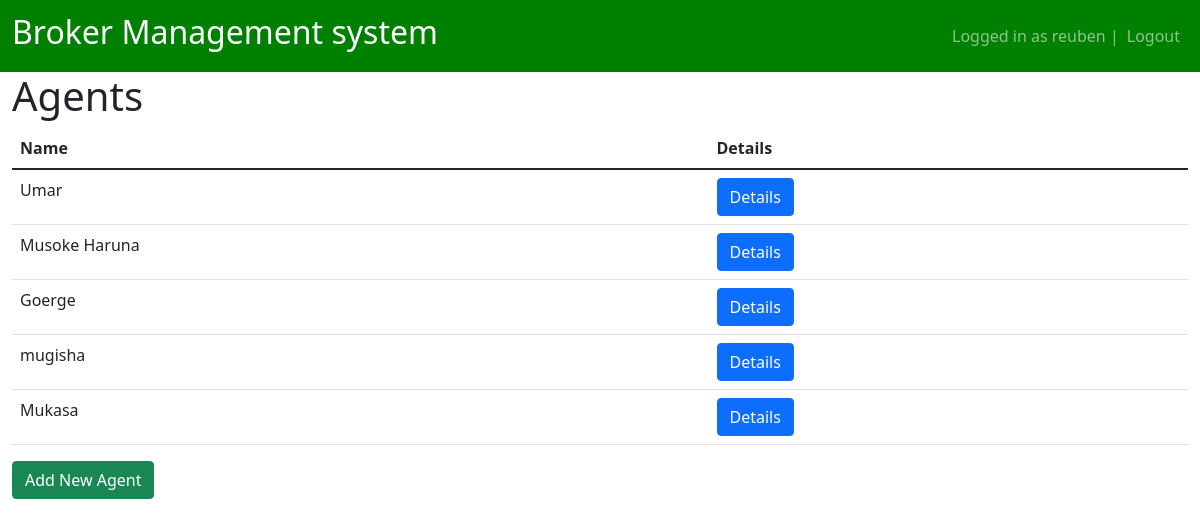
/agents (signed in), run on the app's committed database.
### main/models.py (models this page shows)
class Agent(models.Model):
    name = models.CharField(max_length=45)
    created_at = models.DateTimeField(auto_now_add=True)
    updated_at = models.DateTimeField(auto_now=True)
    def __str__(self) -> str:
        return self.name

### main/views.py (the view, shortened to what this page needs)
# urls.py: path('agents', views.agents, name='agents'),
@login_required(login_url="/login")
def agents(request):
    print("agents")
    agents = Agent.objects.all()
    selected_agents = []
    print(agents)
    return render(request, 'main/agent.html',  {"agents": agents})

### main/templates/main/agent.html (shortened to what this page needs)
{% extends 'main/base.html' %} {% block title %}Agents{% endblock %}
{% block content %}
<h1>Agents</h1>
<table class="table">
  <thead>
    <tr>
      <th scope="col">Name</th>
      <th scope="col">Details</th>
    </tr>
  </thead>
  <tbody>
    {% for agent in agents %}
    <tr>
      <td>{{ agent.name }}</td>
      <td>
        <form method="post">
          <button
            type="submit"
            class="btn btn-primary"
            name="get_agent_id"
            value="{{ agent.id }}"
          >
            Details
          </button>
        </form>
      </td>
      {% empty %}
      <div class="pt-5">
        <img src="https://live.staticflickr.com/65535/53391592740_d56e81b830_w.jpg" alt="empty" style="margin-left: 40%;"/>
        <h2 align="center">No Documents</h2>
      </div>
    {% endfor %}
  </tbody>
</table>
<div class="row align-items-end" >
  <form method="post">
    <button
      type="submit"
      class="btn btn-success"
      name="add-agent"
      value="add-agent"
    >
      Add New Agent
    </button>
  </form>
</div>
{% endblock %}

### main/templates/main/base.html (shortened to what this page needs)
<!DOCTYPE html>
<html lang="en">
  <head>
    <link
      href="https://cdn.jsdelivr.net/npm/bootstrap@5.1.3/dist/css/bootstrap.min.css"
      rel="stylesheet"
    />
  </head>
  <body>
    <nav class="navbar navbar-expand-lg navbar-dark" style="background-color: green;" >
      <div class="container-fluid">
        <div>
          <ul class="navbar-nav">
            <a class="navbar-brand" href="/home"><h2>Broker Management system</h2></a>
          </ul>
        </div>
        <div>
          <ul class="navbar-nav">
            {% if user.is_authenticated %}
            <span class="navbar-text">Logged in as {{user.username}} | </span>
            <li class="nav-item">
              <a class="nav-link" href="/logout">Logout</a>
            </li>
            {% else %}
            <li class="nav-item">
              <a class="nav-link" href="/login">Login</a>
            </li>
            {% endif %}
          </ul>
        </div>
      </div>
    </nav>
    <div class="container-fluid ">{% block content %} {% endblock %}</div>
  </body>
</html>

### data on the page
Agent: name "Umar", {{ agent.id }} 1 (drawn)
Agent: name "Musoke Haruna", {{ agent.id }} 2 (drawn)
Agent: name "Goerge", {{ agent.id }} 8 (drawn)
Agent: name "mugisha", {{ agent.id }} 11 (drawn)
Agent: name "Mukasa", {{ agent.id }} 13 (drawn)

### other printed values
{{ user.username }} "reuben"
